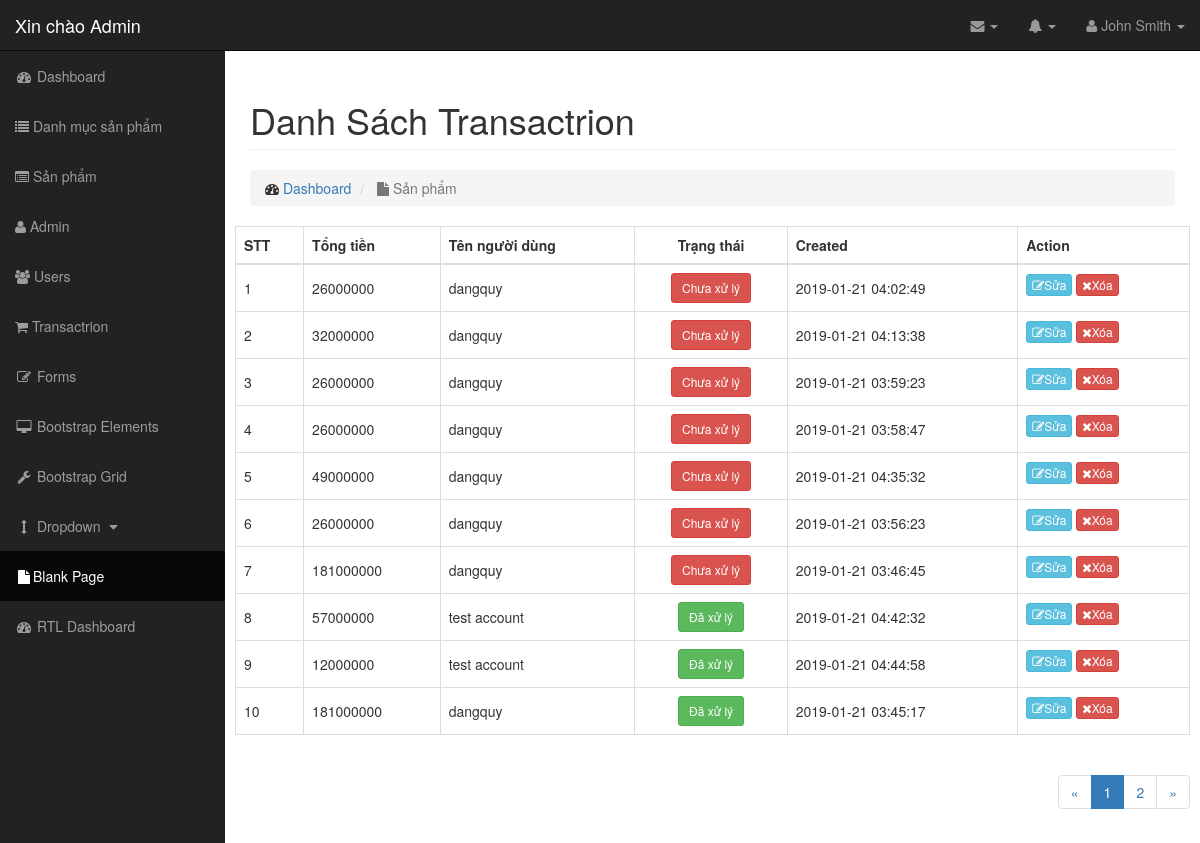
Screenshot of /admin/modules/transaction/index.php with the database file from the repository.
### tables this page shows
CREATE TABLE `transaction` (
  `id` int(11) NOT NULL,
  `amount` int(11) DEFAULT NULL,
  `users_id` int(11) DEFAULT NULL,
  `status` tinyint(4) DEFAULT '0',
  `created_at` timestamp NULL DEFAULT CURRENT_TIMESTAMP,
  `updated_at` timestamp NULL DEFAULT CURRENT_TIMESTAMP ON UPDATE CURRENT_TIMESTAMP
);

CREATE TABLE `users` (
  `id` int(11) NOT NULL,
  `name` varchar(100) DEFAULT NULL,
  `email` varchar(100) DEFAULT NULL,
  `phone` char(15) DEFAULT NULL,
  `address` varchar(100) DEFAULT NULL,
  `password` varchar(100) DEFAULT NULL,
  `avatar` varchar(100) DEFAULT NULL,
  `status` tinyint(4) DEFAULT '1',
  `token` varchar(100) DEFAULT NULL,
  `created_at` timestamp NOT NULL DEFAULT CURRENT_TIMESTAMP,
  `updated_at` timestamp NULL DEFAULT NULL ON UPDATE CURRENT_TIMESTAMP
);

### libraries/Function.php (called while the page is built, shortened)
<?php
	function base_url()
	{
		return $url = "/";
	}
?>

### libraries/Database.php (called while the page is built, shortened)
<?php
    class Database
    {
        public $link;
        public function __construct()
        {
            $this->link = mysqli_connect("localhost","root","","shopping") or die ();
            mysqli_set_charset($this->link,"utf8");
        }
        public function countTable($table)
        {
            $sql = "SELECT id FROM  {$table}";
            $result = mysqli_query($this->link, $sql) or die("Lỗi Truy Vấn countTable----" .mysqli_error($this->link));
            $num = mysqli_num_rows($result);
            return $num;
        }
         public  function fetchJone($table,$sql ,$page = 0,$row ,$pagi = false )
        {
            $data = [];
            if ($pagi == true )
            {
                $total = $this->countTable($table);
                $sotrang = ceil($total / $row);
                $start = ($page - 1 ) * $row ;
                $sql .= " LIMIT $start,$row";
                $data = [ "page" => $sotrang];
                $result = mysqli_query($this->link,$sql) or die("Lỗi truy vấn fetchJone ---- " .mysqli_error($this->link));
            }
            else
            {
                $result = mysqli_query($this->link,$sql) or die("Lỗi truy vấn fetchJone ---- " .mysqli_error($this->link));
            }
            if( $result)
            {
                while ($num = mysqli_fetch_assoc($result))
                {
                    $data[] = $num;
                }
            }
            return $data;
        }
    }
?>

### admin/autoload/autoload.php (called while the page is built, shortened)
<?php
    require_once __DIR__."/../../libraries/Database.php";
    require_once __DIR__."/../../libraries/Function.php";
    $db = new Database;
?>

### admin/modules/transaction/index.php (the view, shortened to what this page needs)
<?php
    if (isset($_GET['page']))
    {
        $page = $_GET['page'];
    } else {
        $page = 1;
    }
    require_once __DIR__."/../../autoload/autoload.php";
    require_once __DIR__."/../../layouts/header.php";
    $sql = "SELECT `transaction`.*, users.name
                FROM `transaction`
                LEFT JOIN users ON `transaction`.users_id = users.id
            ORDER BY `status`";
    $transactrion = $db->fetchJone('transaction', $sql, $page, 10, true);
    if ($transactrion['page'])
    {
        $sotrang = $transactrion['page'];
        unset($transactrion['page']);
    }
?>
    <div class="row">
        <div class="col-lg-12">
            <h1 class="page-header">
                Danh Sách Transactrion
            </h1>
            <ol class="breadcrumb">
                <li>
                    <i class="fa fa-dashboard"></i>  <a href="<?php echo base_url() ?>/admin/moduls">Dashboard</a>
                </li>
                <li class="active">
                    <i class="fa fa-file"></i> Sản phẩm
                </li>
            </ol>
        </div>
    </div>
    <div class="row">
        <div class="table-responsive">
        <table class="table table-bordered table-hover">
            <thead>
                <tr>
                    <th>STT</th>
                    <th>Tổng tiền</th>
                    <th>Tên người dùng</th>
                    <th class="text-center">Trạng thái</th>
                    <th>Created</th>
                    <th>Action</th>
                </tr>
            </thead>
            <tbody>
                <?php $stt = 1; foreach ($transactrion as $key => $value): ?>
                    <tr id="row-product-<?php echo $value['id'] ?>">
                        <td class="center-column"><?php echo $stt ?></td>
                        <td class="center-column"><?php echo $value['amount'] ?></td>
                        <td class="center-column"><?php echo $value['name'] ?></td>
                        <td class="center-column text-center">
                            <a href="status-order.php?id=<?php echo $value['id'] ?>"
                            class="<?php echo $value['status'] == 0 ? 'btn btn-danger btn-sm' : 'btn btn-sm btn-success' ?>">
                            <?php echo $value['status'] == 0 ? 'Chưa xử lý' : 'Đã xử lý' ?></a>
                        </td>
                        <td class="center-column"><?php echo $value['created_at'] ?></td>
                        <td>
                            <a href="edit.php?id=<?php echo $value['id'] ?>">
                                <button type="button" class="btn btn-xs btn-info"><i class="fa fa-edit"></i>Sửa</button>
                            </a>
                            <a class="click-delete" id="<?php echo $value['id'].'_'.$value['name'] ?>" >
                                <button type="button" class="btn btn-xs btn-danger"><i class="fa fa-times"></i>Xóa</button>
                            </a>
                        </td>
                    </tr>
                <?php $stt++; endforeach ?>
            </tbody>
        </table>
        <div class="pull-right">
            <nav aria-label="Page navigation example">
                <ul class="pagination">
                    <li class="page-item">
                        <a class="page-link" href="?page=" aria-label="Previous">
                        <span aria-hidden="true">&laquo;</span>
                        </a>
                    </li>
                    <?php for($i = 1; $i <= $sotrang; $i++): ?>
                        <li class="page-item <?php echo $i == $page ? 'active' : '' ?>">
                            <a class="page-link" href="?page=<?php echo $i ?>"><?php echo $i ?></a>
                        </li>
                    <?php endfor; ?>
                    <li class="page-item">
                        <a class="page-link" href="?page=" aria-label="Next">
                        <span aria-hidden="true">&raquo;</span>
                        </a>
                    </li>
                </ul>
            </nav>
        </div>
    </div>
    </div>
<?php
    require_once __DIR__."/../../layouts/footer.php";
?>

### public/backend/css/sb-admin.css (style rules this page uses)
body { margin-top: 100px; background-color: #222; }
@media (min-width:768px) { body { margin-top: 50px; } }

### public/backend/css/styles.css (style rules this page uses)
.center-column { vertical-align: middle!important; }

### rows the page displays
transaction: amount "26000000", users.name "dangquy", status "Chưa xử lý", created_at "2019-01-21 04:02:49"
transaction: amount "32000000", users.name "dangquy", status "Chưa xử lý", created_at "2019-01-21 04:13:38"
transaction: amount "26000000", users.name "dangquy", status "Chưa xử lý", created_at "2019-01-21 03:59:23"
transaction: amount "26000000", users.name "dangquy", status "Chưa xử lý", created_at "2019-01-21 03:58:47"
transaction: amount "49000000", users.name "dangquy", status "Chưa xử lý", created_at "2019-01-21 04:35:32"
transaction: amount "26000000", users.name "dangquy", status "Chưa xử lý", created_at "2019-01-21 03:56:23"
transaction: amount "181000000", users.name "dangquy", status "Chưa xử lý", created_at "2019-01-21 03:46:45"
transaction: amount "57000000", users.name "test account", status "Đã xử lý", created_at "2019-01-21 04:42:32"
transaction: amount "12000000", users.name "test account", status "Đã xử lý", created_at "2019-01-21 04:44:58"
transaction: amount "181000000", users.name "dangquy", status "Đã xử lý", created_at "2019-01-21 03:45:17"
